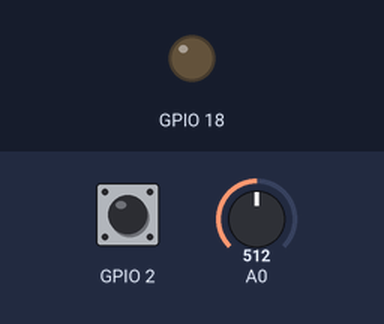
Simulated run of this sketch. Board: ESP8266 (NodeMCU). On the bench: output pins drawn as LEDs (lit = HIGH). The test bench sets the inputs (shaded band); at power-on: GPIO 2 HIGH, A0 = 512. WiFi joins after 1.5 s; servers stay silent unless stated; storage starts empty; what the sketch prints to the serial monitor is not drawn.

Above: at 2.9 s.
3.0 s: GPIO 2 pulled LOW for 0.15 s
At 4.0 s:
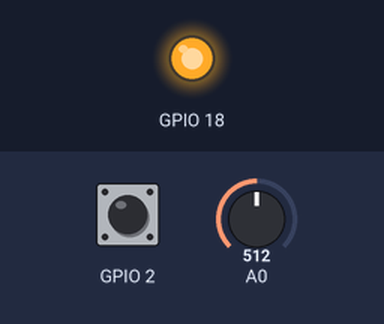
7.6 s: GPIO 2 pulled LOW for 1 s
At 9.8 s:
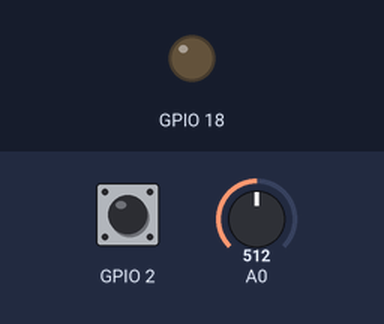
10.1 s: GPIO 2 pulled LOW for 3.2 s
At 13.6 s:
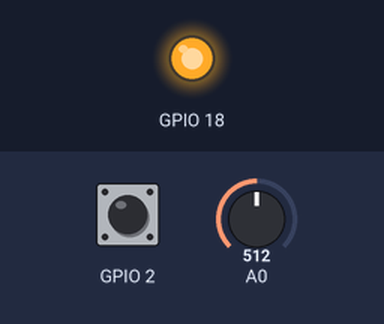
Timing chart, 0 to 15.1 s (numbered marks = the images above; inputs shaded):
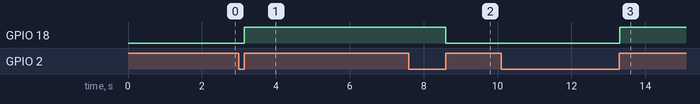

The sketch:

SD_ESP8266_web.ino
```cpp
//Libraries:

//Standard libraries:

#include <TimeLib.h>

//Custom libraries:

#include "watermeas_defines.h"
#include "watermeas_SD.h"
#include "watermeas_measure.h"
#include "watermeas_webserver.h"

//Defines:

#define FILE_BASE_NAME "Data" //Log file base name.  Must be six characters or less.

//Global variables:

//SD card variables:
SdClassWrap sd; //File system object.
SdFileWrap file; //File descriptor.
SD_dbconf dbconf; //Structure containing the entire database configuration.
ESP8266WebServer server; //Webserver variable.
const char* ssid = "TP-LINK_886D"; //Wifi variables.
const char* password = "54122024";
const uint8_t chipSelect = 15; //SD chip select pin. Be sure to disable any other SPI devices such as Enet.

//Serial variables:
char read_buffer[512];
char write_buffer[512];
int serial_read_count;

//Measurement variables:
int active_run;

//Server functions.
void handleRoot(){server.send(strlen("Server is ON."), "text/plain", "Server is ON.");}

//LS - Get all the files by order (then write file name to serial).
void handleLs(){
    Serial.print("LS command was issued.\n");
    SD_list_files(&sd, &dbconf, write_buffer);
    server.send(strlen(write_buffer), "text/plain", write_buffer);
}

//Read a specific file.
void handleRead(){

    //Auxiliary variables.
    char fileName[13];
    int file_number, aux, aux1, num_bytes, write_buffer_count = 0;
    char* uri_text;

    //Identify command.
    Serial.print("READ_FILE command was issued.\n");

    //Check number of arguments in command
    if(server.args() != 2){
        server.send(strlen("Too many arguments for read command.\n"), "text/plain", "Too many arguments for read command.\n");
        return;
    }

    //Get file name.
    file_number = atoi(server.arg(0).c_str());
    num_bytes = atoi(server.arg(1).c_str());
    if(SD_get_file_name(&sd, &dbconf, file_number, fileName) == 1){

        //Open file for reading.

        Serial.println(fileName);
        if ( !(file = sd.open(fileName, O_READ)) ){
            write_buffer_count += sprintf(&write_buffer[write_buffer_count], "File %d not opened.\n", file_number); //Issue an error if open failed.
            server.send(strlen(write_buffer), "text/plain", write_buffer);
        }

        //Read file.
        else {

            //Notify the user of the action.
            write_buffer_count = 0;
            write_buffer_count += sprintf(&write_buffer[write_buffer_count], "Reading file %s...\n", fileName);
            server.send(strlen(write_buffer), "text/plain", write_buffer);

            //Read target file.
            aux = 0;
            while( (aux1 = file.read(read_buffer, num_bytes - aux)) > 0){
                write_buffer_count = 0;
                memcpy(&write_buffer[write_buffer_count], read_buffer, aux1);
                write_buffer_count += aux1;
                write_buffer[write_buffer_count] = '\0';
                aux += aux1;
                server.send(strlen(write_buffer), "text/plain", write_buffer);
            }

            Serial.println(aux);
            Serial.println(strlen(write_buffer));
            write_buffer_count = 0;
            write_buffer_count += sprintf(&write_buffer[write_buffer_count], "END\n");
            server.send(strlen(write_buffer), "text/plain", write_buffer);

            //Close file.
            file.close();

        }

    }
    else {
      sprintf(write_buffer, "File to read - %d - does not exist.\n", file_number); //Issue an error if filedoes not exist.
      server.send(strlen(write_buffer), "text/plain", write_buffer);
    }

}

//An init run command initializes a run file and gives the program permission to write sensor data to it.
void handleInitRun(){
    Serial.print("INIT_RUN command was issued.\n");
    active_run = measure_start_run(&sd, &dbconf, write_buffer);
    server.send(strlen(write_buffer), "text/plain", write_buffer);
}

//An end run command finalizes an ongoing run and closes the run file
void handleEndRun(){

    Serial.print("END_RUN command was issued.\n");

    //Close measurement run file if a run was active.
    if(active_run){
        active_run = measure_stop_run(&sd, &dbconf, write_buffer); //The run is nolonger active.
        server.send(strlen(write_buffer), "text/plain", write_buffer);
    }
    else
        server.send(strlen("No ongoing measurement run to close. Ignoring command...\n"), "text/plain", "No ongoing measurement run to close. Ignoring command...\n");

}

void handleNotFound(){
    String message = "File Not Found\n\n";
    message += "URI: ";
    message += server.uri();
    message += "\nMethod: ";
    message += (server.method() == HTTP_GET)?"GET":"POST";
    message += "\nArguments: ";
    message += server.args();
    message += "\n";
    for (uint8_t i=0; i<server.args(); i++){
      message += " " + server.argName(i) + ": " + server.arg(i) + "\n";
    }
    server.send(404, "text/plain", message);
}

void setup() {

    //Starting serial connection.
    Serial.begin(115200);

    //Initializing HTTP server and services
    webserver_init(&server, (char*)ssid, (char*)password);
    server.on("/", handleRoot);
    server.on("/ls", handleLs);
    server.on("/read", handleRead);
    server.on("/init_run", handleInitRun);
    server.on("/end_run", handleEndRun);
    server.onNotFound(handleNotFound);
    server.begin();
    Serial.println("HTTP server started");

    //Initialize the SD card at SPI_HALF_SPEED to avoid bus errors with breadboards. Use SPI_FULL_SPEED for better performance.
    if (!sd.begin(chipSelect)) {
        Serial.print("SD card init failed.");
    }
    else {
      Serial.print("SD card initialized.");
      SD_configdb(&sd, &dbconf, FILE_BASE_NAME, 90); //Proceed with file initialization if SD library is working.
    }

    //In the beginning there are no ongoing measurement runs.
    active_run = 0;

    //Setup interrupt to control measurement run status.
    measure_config(1000);

}

void loop() {

    //Manage webserver
    server.handleClient();

    //Control measurement run status
    active_run = measure_control(&sd, &dbconf, write_buffer);

}
```

watermeas_SD.cpp
```cpp
//Libraries:

//Standard libraries.
#include <stdio.h>
#include <stdlib.h>

//Custom libraries.
#include "watermeas_SD.h"

//Code:

//Auxiliar function for file names.
uint32_t SD_next_file_name(uint32_t base_name_size, char* file_name){

    if (file_name[base_name_size + 1] != '9') {
        file_name[base_name_size + 1]++;
    } else if (file_name[base_name_size] != '9') {
        file_name[base_name_size + 1] = '0';
        file_name[base_name_size]++;
    } else {
        return 0;
    }
    return 1;

}

//Configure database.
void SD_configdb(SdClassWrap* sd, SD_dbconf* dbconf, char* base_name, uint32_t nfiles_max){

    //The database is now configured.
    dbconf->initialized = 1;

    //Initialize data base's base_name.
    memcpy(dbconf->base_name, base_name, strlen(base_name) * sizeof(char) );

    //Get number of files stored in SD with the same base_name.
    dbconf->nfiles_max = nfiles_max; //NOTE: this line needs to be before the next one!
    dbconf->nfiles = SD_number_of_existing_files(sd, dbconf);


}

//Get next unused file name.
void SD_next_unused_file_name(SdClassWrap* sd, SD_dbconf* dbconf, char* file_name){

    //Auxiliary variables.
    uint8_t base_name_size = strlen(dbconf->base_name);

    //Return if database is not initialized.
    if(dbconf->initialized == 0) return ;

    //Check maximum file size.
    if (base_name_size > 6){
        Serial.println("base_name too long.");
        return;
    }

    //Initialize file name.
    sprintf(file_name, "%s00.csv", dbconf->base_name);

    //Look sequentially through a free file name (files go up to number 99).
    while(1) {

        //If file does not exist then this is the next file name to use.
        if(!sd->exists(file_name))
            return ; //Return immidiately.

        //Get next file name.
        if(SD_next_file_name(base_name_size, file_name) == 0){
            Serial.println("File number too large!!");
            return;
        }

    }

    //File name is not valid, so cut the string
    file_name[0] = '\0';

}

//Get number of files stored in SD with the same base_name.
int SD_number_of_existing_files(SdClassWrap* sd, SD_dbconf* dbconf){

    //Auxiliary variables.
    char file_name[13];
    uint8_t base_name_size = strlen(dbconf->base_name);
    int nfiles = 0;

    //Return if database is not initialized.
    if(dbconf->initialized == 0) return nfiles; //zero files in this case.

    //Check maximum file size.
    if (base_name_size > 6){
        Serial.println("base_name too long.");
        return 0;
    }

    //Initialize file name.
    sprintf(file_name, "%s00.csv", dbconf->base_name);

    //Look sequentially through a free file name (files go up to number 99).
    for(int k = 0; k < dbconf->nfiles_max; k++){

        //Increase file number if the file with this name exists
        if(sd->exists(file_name))
            nfiles++;

        //Get next file name.
        if(SD_next_file_name(base_name_size, file_name) == 0){
            Serial.println("File number too large!!");
            return 0;
        }

    }

    //Return number of files.
    return nfiles;

}

//Get file name.
int SD_get_file_name(SdClassWrap* sd, SD_dbconf* dbconf, int file_number, char* file_name){

    //Auxiliary variables.
    uint8_t base_name_size = strlen(dbconf->base_name);

    //Get number of existing files.
    dbconf->nfiles = SD_number_of_existing_files(sd, dbconf);

    //Check if required file is inside the number of files currently existing in the SD.
    if( (file_number < 0) || (file_number >= dbconf->nfiles) ){
        Serial.print("Required file does not exist.");
        return 0; //Return failure.
    }

    //Initialize file name.
    sprintf(file_name, "%s00.csv", dbconf->base_name);

    //Go through all possible file names.
    for(int k = 0; k < file_number; ){

        //Check the existance of this file
        if(sd->exists(file_name)) k++; //If it exists then go to the next file in the database.

        //Get next file name.
        if(SD_next_file_name(base_name_size, file_name) == 0)
            return 0; //File name cannot be retreived.
    }

    return 1; //Return success.

}

//List file names into string.
void SD_list_files(SdClassWrap* sd, SD_dbconf* dbconf, char* write_buffer){

    //Auxiliary variables.
    uint32_t write_buffer_count = 0;
    uint8_t base_name_size = strlen(dbconf->base_name);
    char file_name[13];

    //Get number of existing files.
    dbconf->nfiles = SD_number_of_existing_files(sd, dbconf);

    //Write number of files.
    write_buffer_count += sprintf(&write_buffer[write_buffer_count], "Number of files: %d\n", dbconf->nfiles);

    //Initialize file name.
    sprintf(file_name, "%s00.csv", dbconf->base_name);

    //Go through all possible file names.
    for(int k = 0; k < dbconf->nfiles; ){

        //Check the existance of this file.
        if(sd->exists(file_name)){
            write_buffer_count += sprintf(&write_buffer[write_buffer_count], "File %d: %s\n", k, file_name);
            k++; //Go to next file.
        }

        //Get to next file name.
        if(SD_next_file_name(base_name_size, file_name) == 0)
            break;

    }

}

//Start a new measurement file.
uint32_t SD_initRun(SdClassWrap* sd, char* file_name, SdFileWrap* file){

  //Get current time.
  uint32_t time_log=millis();

  //Try to open the file.
  (*file) = sd->open(file_name, FILE_WRITE);

  //Return the time of file creation.
  return time_log;

}

//End measurement file.
void SD_endRun(SdFileWrap *file){ file->close(); }
```

watermeas_SD.h
```cpp
#ifndef watermeas_SD
#define watermeas_SD

//Custom libraries.
#include "watermeas_defines.h"

//SD file structure information.
typedef struct t_SD_info {
    uint16_t initialized; //Tells if the database was already configured.
    uint32_t nfiles; //Number of files in the database.
    uint32_t nfiles_max; //Maximum possible number of files in the database.
    char base_name[100]; //Base name for any file belonging to the database.
    char next_file_name[100]; //Next file to be created in the database.
} SD_dbconf;

//Configure database.
void SD_configdb(SdClassWrap* sd, SD_dbconf* dbconfig, char* base_name, uint32_t nfiles_max);

//Get next unused file name.
void SD_next_unused_file_name(SdClassWrap* sd, SD_dbconf* dbconfig, char* file_name);

//Get number of files stored in SD with the same base_name.
int SD_number_of_existing_files(SdClassWrap* sd, SD_dbconf* dbconf);

//Get file name.
int SD_get_file_name(SdClassWrap* sd, SD_dbconf* dbconfig, int file_number, char* file_name);

//List files.
void SD_list_files(SdClassWrap* sd, SD_dbconf* dbconfig, char* write_buffer);

//Start a new measurement file.
uint32_t SD_initRun(SdClassWrap* sd, char* file_name, SdFileWrap* file);

//End current measurement file.
void SD_endRun(SdFileWrap *file);

#endif //watermeas_SD
```

watermeas_defines.h
```cpp
#ifndef __WATERMEAS_DEFINES__
#define __WATERMEAS_DEFINES__

//SD card library includes.
#include <SPI.h>
#include <SD.h>

//SD card library defines
typedef SDClass SdClassWrap;
typedef File SdFileWrap;

//Serial defines.
#define SERIAL_COMMAND_LS 48
#define SERIAL_COMMAND_FILE_READ 49
#define SERIAL_COMMAND_INIT_RUN 50
#define SERIAL_COMMAND_END_RUN 51
#define SERIAL_COMMAND_SYNC_TIME 52

#endif //__WATERMEAS_DEFINES__
```

watermeas_measure.h
```cpp
#include "watermeas_defines.h"
#include "watermeas_SD.h"

#define SAMPLING_TIME 10

//configure measure controls.
void measure_config(int delay_time_local);

//Start measurement run
int measure_start_run(SdClassWrap* sd, SD_dbconf* dbconf, char* write_buffer);

//Stop measurement run
int measure_stop_run(SdClassWrap* sd, SD_dbconf* dbconf, char* write_buffer);

//manage measure run start and end.
int measure_control(SdClassWrap* sd, SD_dbconf* dbconf, char* write_buffer);

//Make measurement, write time and value to buffer
void measure_makeMeasurement(char* bufferStr,uint32_t startTime);

//Write data to measurement file
uint32_t measure_logData(SdFileWrap* fileStream, uint32_t startTime);
```

watermeas_webserver.cpp
```cpp
#include "watermeas_webserver.h"

//The webserver variable (using port 80)
ESP8266WebServer local_server_var(80);

//Initializing webserver.
void webserver_init(ESP8266WebServer* server, char* ssid, char* password){

    //Start Wifi connection.
    Serial.print("Initializing Wifi connection");
    WiFi.begin(ssid, password);
    while (WiFi.status() != WL_CONNECTED){
        delay(500);
        Serial.print(".");
    }
    Serial.println("");
    Serial.print("Connected to ");
    Serial.println(ssid);
    Serial.print("IP address: ");
    Serial.println(WiFi.localIP());

    //Configuring DNS.
    if(MDNS.begin("esp8266")){
        Serial.println("MDNS responder started");
    }

    //Return server variable.
    (*server) = local_server_var;

}
```

watermeas_webserver.h
```cpp
#ifndef WATERMEAS_WEBSERVER
#define WATERMEAS_WEBSERVER

//Webserver includes:

#include <ESP8266WiFi.h>
#include <WiFiClient.h>
#include <ESP8266WebServer.h>
#include <ESP8266mDNS.h>

//Initializing webserver.
void webserver_init(ESP8266WebServer* server, char* ssid, char* password);

#endif //WATERMEAS_WEBSERVER
```

Source omitted: watermeas_measure.cpp (5358 bytes)

Measured:
- after the input at 3.0 s, GPIO 18: LOW → HIGH after 0.15 s
- after the input at 7.6 s, GPIO 18: HIGH → LOW after 1.0 s
- after the input at 10.1 s, GPIO 18: LOW → HIGH after 3.2 s
